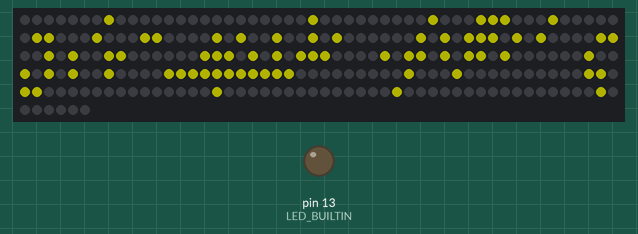
This sketch was run on a simulated Arduino Uno, built with avr-gcc and run on an emulated ATmega328P. On the bench: 256 RGB LEDs in strip order, left to right, continuing on the next row, output pins drawn as LEDs (lit = HIGH). Dim RGB values are drawn brighter than linear.

Above: at 0.1 s.
At 6.6 s:
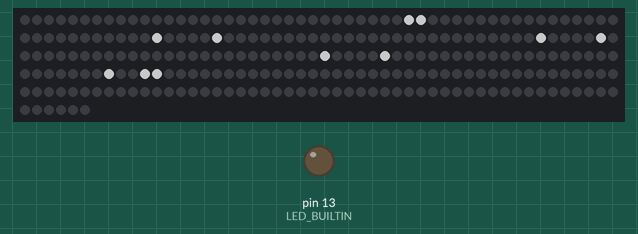
At 10.83 s:
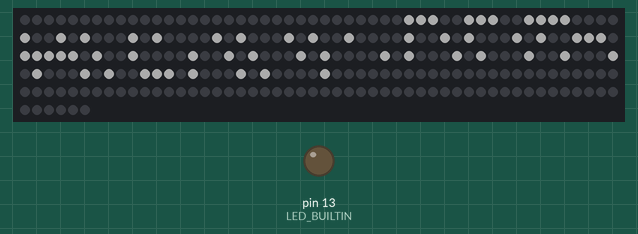
At 22.6 s:
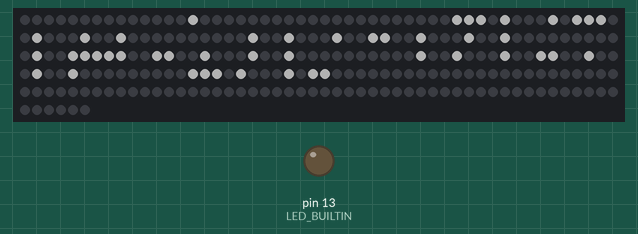
At 28.7 s:
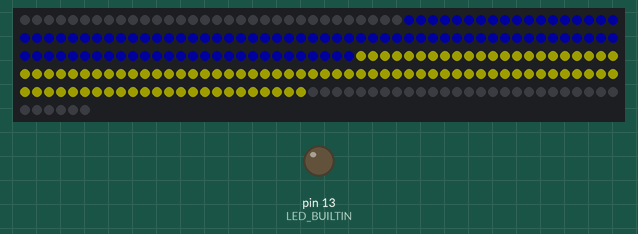
At 38.68 s:
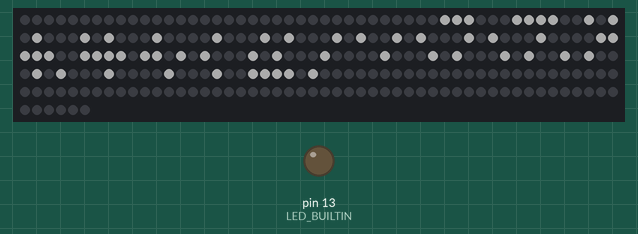

The sketch:

nanoMatrix.ino
```cpp
// This program displays a bitmap of a Ukrainian flag and a tryzub.
#define FASTLED_INTERNAL
#import "BitArray.h"
#include <FastLED.h>
#include "MACELib.h"

// Alphabet parameters
#define MESSAGE_WIDTH 75
#define LETTER_HEIGHT 12

// LED Matrix parameters
#define MATRIX_HEIGHT 16
#define MATRIX_WIDTH  16
#define NUM_LEDS      256
#define LAST_LED      NUM_LEDS - 1

#define DATA_PIN 3
#define CLOCK_PIN 13
#define PAUSE 10
#define BRIGHTNESS 100
#define VOLTS 5
#define MAX_mAMPS 500

#define DELAY 3000  // delay in ms between matrix frame displays
#define BITMAP_WIDTH 16  // number of bits in bitmap
#define DEBUG_BITMAP false // print bitmap before showing on matrix

CRGB leds[NUM_LEDS];
BitArray message;

int lastMessageColumn = MESSAGE_WIDTH - 1;
int currentMessageColumn = 0;

bool getNextMessageRow(int scrollDelay) {
//  currentMessageColumn = currentMessageColumn % MESSAGE_WIDTH;
  for (int row = 0; row < MATRIX_HEIGHT; row++) {
    leds[mapScreenToMatrix(row, 15)] = CRGB::Black;
  }
  uint16_t bitrow = message.get(currentMessageColumn);
  for (int b = 0; b < LETTER_HEIGHT; b++) {
    if (bitRead(bitrow, b) == 1) {
      leds[mapScreenToMatrix(b, 15)] = CRGB::White;
    }
  }
  currentMessageColumn++;
  delay(scrollDelay);
  if (currentMessageColumn > lastMessageColumn) {
    currentMessageColumn = 0;
    return false;
  }
}

bool scrollMatrixLeft(int scrollDelay) {
  FastLED.clear();
  for (int col = 0; col < MESSAGE_WIDTH; col++) {
    int x = MATRIX_WIDTH - 1;
    int y = ((MATRIX_WIDTH - 1) * MATRIX_WIDTH) - 1;
    for (int start = x; start <= y; start += MATRIX_WIDTH * 2) {
      for (int p = start; p > start - (MATRIX_WIDTH - 1); p--) {
        leds[p] = leds[p - 1];
      }
      for (int p = start + 1; p < start + 1 + (MATRIX_WIDTH - 1); p++) {
        leds[p] = leds[p + 1];
      }
    }
    FastLED.show();
    if (!getNextMessageRow(scrollDelay)) {
      return false;
    } else {
          FastLED.show();
    }
    delay(scrollDelay);
  }
}

void defineAlphabet() {
  message.begin(LETTER_HEIGHT, MESSAGE_WIDTH);
  message.clear();
  message.set(0, 0x3f8);
  message.set(1, 0x404);
  message.set(2, 0x404);
  message.set(3, 0x404);
  message.set(4, 0x208);
  message.set(5, 0x000);
  message.set(6, 0x400);
  message.set(7, 0x300);
  message.set(8, 0x0fc);
  message.set(9, 0x004);
  message.set(10, 0x004);
  message.set(11, 0x7fc);
  message.set(12, 0x000);
  message.set(13, 0x7f8);
  message.set(14, 0x044);
  message.set(15, 0x044);
  message.set(16, 0x044);
  message.set(17, 0x7f8);
  message.set(18, 0x000);
  message.set(19, 0x7fc);
  message.set(20, 0x444);
  message.set(21, 0x444);
  message.set(22, 0x444);
  message.set(23, 0x3b8);
  message.set(24, 0x000);
  message.set(25, 0x7f8);
  message.set(26, 0x044);
  message.set(27, 0x044);
  message.set(28, 0x044);
  message.set(29, 0x7f8);
  message.set(30, 0x000);
  message.set(31, 0x000);
  message.set(32, 0x000);
  message.set(33, 0x000);
  message.set(34, 0x00c);
  message.set(35, 0x030);
  message.set(36, 0x7c0);
  message.set(37, 0x030);
  message.set(38, 0x00c);
  message.set(39, 0x000);
  message.set(40, 0x7fc);
  message.set(41, 0x040);
  message.set(42, 0x0a0);
  message.set(43, 0x318);
  message.set(44, 0x404);
  message.set(45, 0x000);
  message.set(46, 0x7fc);
  message.set(47, 0x044);
  message.set(48, 0x044);
  message.set(49, 0x044);
  message.set(50, 0x038);
  message.set(51, 0x000);
  message.set(52, 0x7f8);
  message.set(53, 0x044);
  message.set(54, 0x044);
  message.set(55, 0x044);
  message.set(56, 0x7f8);
  message.set(57, 0x000);
  message.set(58, 0x405);
  message.set(59, 0x7fc);
  message.set(60, 0x405);
  message.set(61, 0x000);
  message.set(62, 0x7fc);
  message.set(63, 0x040);
  message.set(64, 0x040);
  message.set(65, 0x040);
  message.set(66, 0x7fc);
  message.set(67, 0x000);
  message.set(68, 0x404);
  message.set(69, 0x7fc);
  message.set(70, 0x404);
  message.set(71, 0x000);
  message.set(72, 0x000);
  message.set(73, 0x000);
  message.set(74, 0x000);
}

// Convert from (0,0) in upper left to matrix index
int mapScreenToMatrix(int row, int col) {
  // Switch from increasing left to right into
  // increasing right to left for even numbered rows
  // Then compute a linear pixel offset
  int newCol = (row % 2 == 0) ? newCol = (MATRIX_WIDTH - 1) - col : newCol = col;
  return row * MATRIX_WIDTH + newCol;
}

// show the bitmap in memory onto the matrix using color indicated
void showBitmap(uint16_t bitmap[], CRGB myColor) {
  FastLED.clear();
  for (int row = 0; row < 16; row++) {
    for (int col = 0; col < BITMAP_WIDTH; col++) {
      if (bitRead(bitmap[row], col)) {
        int ledIndex = mapScreenToMatrix(row, col);
        leds[ledIndex] = myColor;
      }
    }
  }
  FastLED.show();
}

// print bitmap from memory
void printBitmap(uint16_t bitmap[], CRGB myColor) {
  Serial.print(myColor);
  for (int row = 0; row < 16; row++) {
    for (int col = 0; col < BITMAP_WIDTH; col++) {
      if (bitRead(bitmap[row], col)) {
        Serial.print("x");
      } else {
        Serial.print(" ");
      }
    }
    Serial.println(" ");
  }
}

// This is a degenerate form of showing the flag
// without having to do a multicolored bitmap design
void ukrainianFlag() {
  FastLED.clear();
  int topHalf = 256 / 2;
  for (int i = 32; i < topHalf; i++) {
    leds[i] = CRGB::Blue;
  }
  for (int i = topHalf; i < 256 - 32; i++) {
    leds[i] = CRGB::Yellow;
  }
  FastLED.show();
}

// bitmap design for ukrainian tryzub
uint16_t tryzub[16] = {
  0b0000000100000000,
  0b0000000100000000,
  0b0010001110001000,
  0b0011000100011000,
  0b0010100100101000,
  0b0010101110101000,
  0b0011001010011000,
  0b0011101010111000,
  0b0010110101101000,
  0b0010010101001000,
  0b0011111111111000,
  0b0000010001000000,
  0b0000011011000000,
  0b0000000100000000,
  0b0000000100000000,
  0b0000000100000000
};

void setup() {
  pinMode(LED_BUILTIN, OUTPUT);

  if (DEBUG_BITMAP) {
//    cereal(); // begin Serial and wait until stable
  }

  FastLED.addLeds<NEOPIXEL, DATA_PIN>(leds, NUM_LEDS);  // GRB ordering is assumed
  FastLED.setMaxPowerInVoltsAndMilliamps(VOLTS, MAX_mAMPS);
  set_max_power_indicator_LED(LED_BUILTIN);
  FastLED.setBrightness(BRIGHTNESS);
  FastLED.clear();
  FastLED.show();

  defineAlphabet();

}

void loop() {
  Serial.println("start loop");
  if (DEBUG_BITMAP) {
    printBitmap(tryzub, CRGB::Yellow);
  }
  showBitmap(tryzub, CRGB::Yellow);
  delay(DELAY);
  ukrainianFlag();
  delay(DELAY);
  scrollMatrixLeft(100);
  delay(DELAY);
}
```

Measured:
- what the display in image 3 shows lasts 3.1 s, from 22.5 s to 25.6 s
- what the display in image 4 shows lasts 3.0 s, from 28.7 s to 31.7 s
